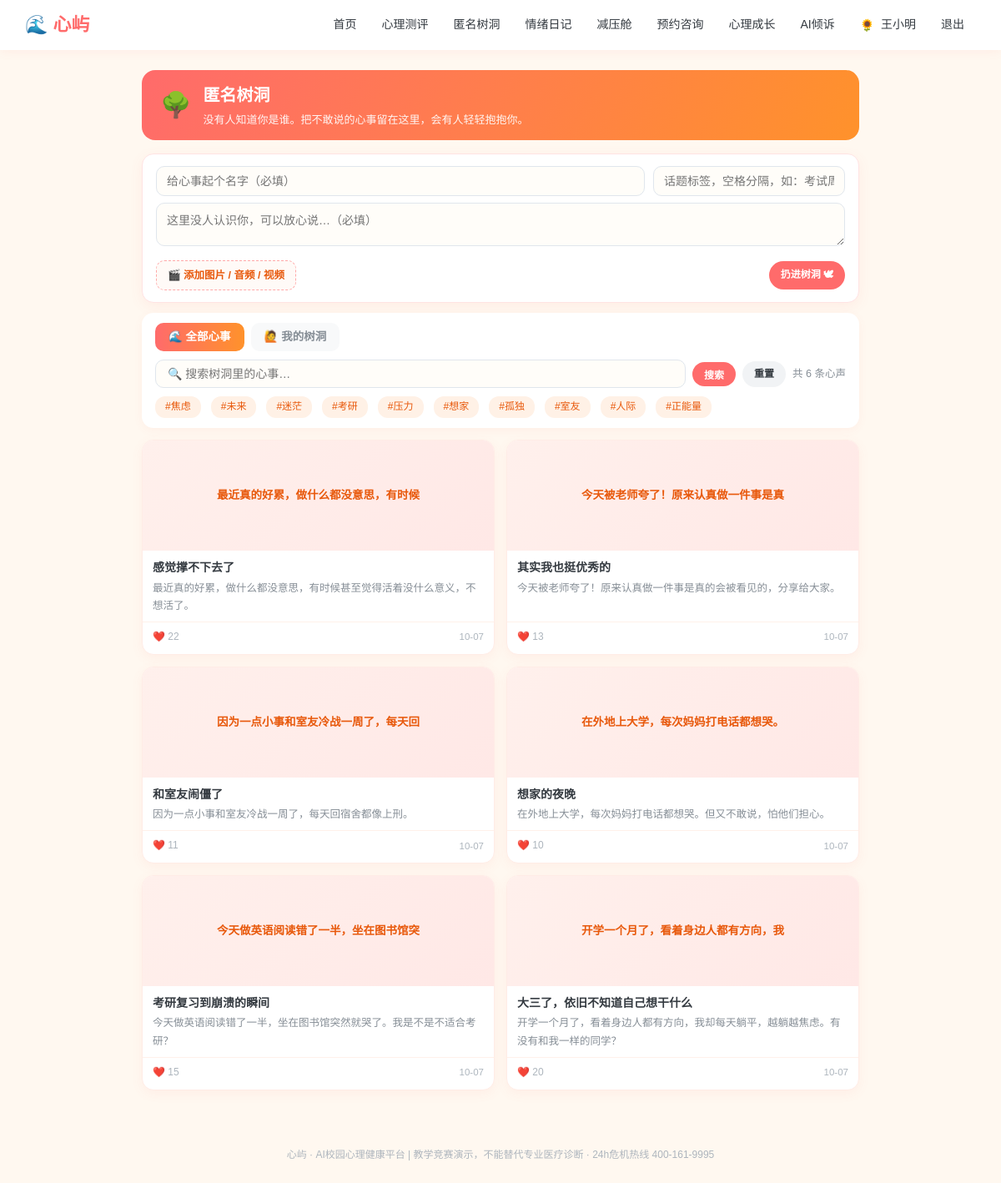
Page /treehole (signed in) on the committed database.
### models.py (models this page shows, shortened)
class User(db.Model):
    __tablename__ = "users"
    id = db.Column(db.Integer, primary_key=True)
    username = db.Column(db.String(64), unique=True, nullable=False)
    password_hash = db.Column(db.String(256), nullable=False)
    role = db.Column(db.String(16), default="student")   # student / counselor / admin
    real_name = db.Column(db.String(64), default="")
    gender = db.Column(db.String(8), default="")
    grade = db.Column(db.String(32), default="")
    major = db.Column(db.String(64), default="")
    phone = db.Column(db.String(32), default="")
    avatar = db.Column(db.String(16), default="🌻")
    avatar_type = db.Column(db.String(16), default="emoji")   # emoji / upload
    avatar_file = db.Column(db.String(128), default="")       # 本地上传头像文件名
    profile_completed = db.Column(db.Boolean, default=False)  # 首次登录是否已完成基本信息
    qualification_no = db.Column(db.String(64), default="")   # 注册系统编号/证书编号
    qualification_verified = db.Column(db.Boolean, default=False)
    student_id = db.Column(db.String(32), default="")
    school = db.Column(db.String(128), default="")
    college = db.Column(db.String(128), default="")
    class_name = db.Column(db.String(64), default="")
    enrollment_year = db.Column(db.String(8), default="")
    education_level = db.Column(db.String(32), default="")
    student_status = db.Column(db.String(32), default="")
    employee_id = db.Column(db.String(32), default="")
    teacher_title = db.Column(db.String(64), default="")
    department = db.Column(db.String(128), default="")
    qualification = db.Column(db.String(256), default="")
    intro = db.Column(db.String(512), default="")
    created_at = db.Column(db.DateTime, default=datetime.now)

class TreePost(db.Model):
    __tablename__ = "tree_posts"
    id = db.Column(db.Integer, primary_key=True)
    user_id = db.Column(db.Integer, db.ForeignKey("users.id"))
    nickname = db.Column(db.String(64), default="匿名同学")
    title = db.Column(db.String(128))
    content = db.Column(db.Text)
    tags = db.Column(db.String(128), default="")
    likes = db.Column(db.Integer, default=0)
    media_kind = db.Column(db.String(16), default="")   # image / audio / video
    media_url = db.Column(db.String(256), default="")   # 相对路径 /static/uploads/...
    crisis_flag = db.Column(db.Boolean, default=False)
    hidden = db.Column(db.Boolean, default=False, server_default="0")  # 学生端仅自己可见
    created_at = db.Column(db.DateTime, default=datetime.now)

### app.py (the view, shortened to what this page needs)
@app.route("/treehole", methods=["GET", "POST"])
@login_required()
def treehole(u):
    if u.role == "counselor":
        return redirect(url_for("teacher_treehole"))
    q = (request.args.get("q") or "").strip()
    tag = (request.args.get("tag") or "").strip()
    page = request.args.get("page", 1, type=int)
    per = 12
    my = (request.args.get("my") or "") == "1"
    if my:
        query = TreePost.query.filter(TreePost.user_id == u.id)
        if q:
            query = query.filter(sa_or(TreePost.title.contains(q), TreePost.content.contains(q)))
        if tag:
            query = query.filter(TreePost.tags.contains(tag))
    else:
        query = TreePost.query.filter(TreePost.hidden == False)
        if q:
            query = query.filter(sa_or(TreePost.title.contains(q), TreePost.content.contains(q)))
        if tag:
            query = query.filter(TreePost.tags.contains(tag))
    rows, total, pages, page = _treehole_page(query, page, per)
    counter = {}
    for p in TreePost.query.filter(TreePost.hidden == False).all():
        for t in (p.tags or "").split():
            counter[t] = counter.get(t, 0) + 1
    hot_tags = sorted(counter.items(), key=lambda x: -x[1])[:10]
    return render_template("treehole.html", u=u, posts=rows, q=q, tag=tag,
                           page=page, pages=pages, total=total, hot_tags=hot_tags,
                           my=my, is_teacher=False)

### app.py (called while the page is built)
def login_required(role=None):
    def decor(f):
        @wraps(f)
        def wrapper(*args, **kwargs):
            uid = session.get("uid")
            if not uid:
                return redirect(url_for("login", next=request.path))
            u = db.session.get(User, uid)
            if not u:
                session.clear()
                return redirect(url_for("login"))
            if not u.profile_completed and request.endpoint not in (
                    "profile", "logout", "static", "avatar_upload"):
                flash("首次登录请先完善你的基本信息", "warn")
                return redirect(url_for("profile"))
            if role and u.role != role:
                flash("该页面需要相应权限", "warn")
                return redirect(url_for("index"))
            return f(u, *args, **kwargs)
        return wrapper
    return decor

@app.context_processor
def inject_globals():
    uid = session.get("uid")
    u = db.session.get(User, uid) if uid else None
    def avatar_html(usr, cls="", emoji_cls=""):
        if usr and usr.avatar_type == "upload" and usr.avatar:
            return f'<img class="{cls}" src="{usr.avatar}" alt="头像">'
        return f'<span class="{emoji_cls}">{usr.avatar or "👤" if usr else "👤"}</span>'
    return {"now": datetime.now(), "u": u, "avatar_html": avatar_html}

def _treehole_page(query, page, per):
    total = query.count()
    pages = max(1, (total + per - 1) // per)
    page = min(max(1, page), pages)
    rows = query.order_by(TreePost.created_at.desc()).offset((page - 1) * per).limit(per).all()
    return rows, total, pages, page

### templates/treehole.html (shortened to what this page needs)
{% extends "base.html" %}
{% block body %}
<div class="th-hero">
  <span class="th-hero-ic">🌳</span>
  <div>
    <h1>匿名树洞</h1>
    <p>没有人知道你是谁。把不敢说的心事留在这里，会有人轻轻抱抱你。</p>
  </div>
</div>
<div class="th-wrap">
  <div class="th-post-card">
    <form method="post" enctype="multipart/form-data" id="pubForm">
      <div class="th-pub-row1">
        <input type="text" name="title" placeholder="给心事起个名字（必填）" required>
        <input type="text" name="tags" placeholder="话题标签，空格分隔，如：考试周 失眠" style="max-width:230px">
      </div>
      <textarea name="content" rows="2" placeholder="这里没人认识你，可以放心说…（必填）" required></textarea>
      <div class="th-pub-row">
        <label class="th-media-btn" for="mediaInput">🎬 添加图片 / 音频 / 视频</label>
        <button class="btn btn-sm" type="submit">扔进树洞 🕊</button>
      </div>
    </form>
  </div>
  <div class="th-toolbar">
    <div class="th-tabs">
      <a class="th-tab {{ '' if my else 'active' }}" href="{{ url_for('treehole', q=q, tag=tag) }}">🌊 全部心事</a>
      <a class="th-tab {{ 'active' if my else '' }}" href="{{ url_for('treehole', my=1) }}">🙋 我的树洞</a>
    </div>
    <form method="get" class="th-search">
      <input type="text" name="q" value="{{ q }}" placeholder="🔍 搜索树洞里的心事…">
      <button class="btn btn-sm">搜索</button>
      <a class="btn btn-sm btn-ghost" href="{{ url_for('treehole', my=1) if my else url_for('treehole') }}">重置</a>
      <span class="th-count">{{ '我的' if my else '' }}共 {{ total }} 条心声</span>
    </form>
    {% if hot_tags %}
    <div class="th-tags">
      {% for t, n in hot_tags %}
      <a class="tag {{ 'tag-orange' if tag==t else '' }}" href="{{ url_for('treehole', tag=t, my=1) if my else url_for('treehole', tag=t) }}">#{{ t }}</a>
      {% endfor %}
    </div>
    {% endif %}
  </div>
  <div class="th-feed">
    {% for p in posts %}
      {% if my %}
      <div class="th-card th-card-mine" data-pid="{{ p.id }}" data-title="{{ p.title }}" data-content="{{ p.content }}" data-tags="{{ p.tags }}">
        <div class="th-ops">
          {% if p.hidden %}<span class="th-flag">🔒 仅自己可见</span>{% else %}<span class="th-flag">🌊 公开中</span>{% endif %}
          <button type="button" class="th-op" data-act="edit">✏️ 编辑</button>
          <button type="button" class="th-op" data-act="hide">{% if p.hidden %}👁 恢复公开{% else %}🙈 隐藏{% endif %}</button>
          <button type="button" class="th-op th-op-danger" data-act="del">🗑 删除</button>
        </div>
        <div class="th-card-media" onclick="location.href='{{ url_for('treehole_detail', pid=p.id) }}'">
          {% if p.media_kind == 'image' %}
            <img src="{{ p.media_url }}" alt="树洞配图" loading="lazy">
          {% elif p.media_kind == 'video' %}
            <div class="th-video-ph"><span>🎬</span><em>视频树洞</em></div>
          {% elif p.media_kind == 'audio' %}
            <div class="th-audio-ph"><span>🎵</span><em>音频树洞</em></div>
          {% else %}
            <div class="th-text-ph"><span>{{ p.content[:18] }}</span></div>
          {% endif %}
        </div>
        <div class="th-card-title" onclick="location.href='{{ url_for('treehole_detail', pid=p.id) }}'">{{ p.title }}</div>
        <div class="th-card-content" onclick="location.href='{{ url_for('treehole_detail', pid=p.id) }}'">{{ p.content[:60] }}{% if p.content|length>60 %}…{% endif %}</div>
        <div class="th-card-foot">
          <span>❤️ {{ p.likes }}</span>
          <span class="th-card-time">{{ p.created_at.strftime('%m-%d') }}</span>
        </div>
      </div>
      {% else %}
      <a class="th-card" href="{{ url_for('treehole_detail', pid=p.id) }}">
        <div class="th-card-media">
          {% if p.media_kind == 'image' %}
            <img src="{{ p.media_url }}" alt="树洞配图" loading="lazy">
          {% elif p.media_kind == 'video' %}
            <div class="th-video-ph"><span>🎬</span><em>视频树洞</em></div>
          {% elif p.media_kind == 'audio' %}
            <div class="th-audio-ph"><span>🎵</span><em>音频树洞</em></div>
          {% else %}
            <div class="th-text-ph"><span>{{ p.content[:18] }}</span></div>
          {% endif %}
        </div>
        <div class="th-card-title">{{ p.title }}</div>
        <div class="th-card-content">{{ p.content[:60] }}{% if p.content|length>60 %}…{% endif %}</div>
        <div class="th-card-foot">
          <span>❤️ {{ p.likes }}</span>
          <span class="th-card-time">{{ p.created_at.strftime('%m-%d') }}</span>
        </div>
      </a>
      {% endif %}
    {% else %}
    <div class="th-empty">
      {% if my %}你还没有发布过树洞心事，写下第一条吧 🌱{% else %}暂时还没有树洞心事，来说第一句吧 🌱{% endif %}
    </div>
    {% endfor %}
  </div>
</div>
{% endblock %}

### templates/base.html (shortened to what this page needs)
<!DOCTYPE html>
<html lang="zh-CN">
<head>
<link href="{{ url_for('static', filename='css/style.css') }}" rel="stylesheet">
</head>
<body>
<nav class="topnav">
  <div class="nav-inner">
    <a class="brand" href="{{ url_for('index') }}">🌊 心屿</a>
    <div class="nav-links">
      {% if u %}
        {% if u.role == 'student' %}
          <a href="{{ url_for('index') }}">首页</a>
          <a href="{{ url_for('assessments') }}">心理测评</a>
          <a href="{{ url_for('treehole') }}">匿名树洞</a>
          <a href="{{ url_for('mood') }}">情绪日记</a>
          <a href="{{ url_for('relax') }}">减压舱</a>
          <a href="{{ url_for('booking') }}">预约咨询</a>
          <a href="{{ url_for('learn') }}">心理成长</a>
          <a href="{{ url_for('chat') }}">AI倾诉</a>
        {% endif %}
        <a class="nav-user" href="{{ url_for('profile') }}" title="个人信息"><span class="nav-avatar-wrap">{{ avatar_html(u, cls="nav-avatar") | safe }}</span> {{ u.real_name or u.username }}</a>
        <a href="{{ url_for('logout') }}">退出</a>
      {% else %}
        <a href="{{ url_for('login') }}">登录</a>
        <a href="{{ url_for('register') }}">注册</a>
      {% endif %}
    </div>
  </div>
</nav>
<main class="container">{% block body %}{% endblock %}</main>
<footer class="footer">心屿 · AI校园心理健康平台 | 教学竞赛演示，不能替代专业医疗诊断 · 24h危机热线 400-161-9995</footer>
</body>
</html>

### static/css/style.css (style rules this page uses)
* { margin: 0; padding: 0; box-sizing: border-box; }
:root { --brand: #ff6b6b; --brand2: #ffa94d; --sky: #4dabf7; --mint: #51cf66; --sun: #ffd43b; --ink: #343a40; --ink2: #868e96; --bg: #fff8f0; --card: #ffffff; --soft: #fff1e6; }
body { font-family: "Microsoft YaHei", "PingFang SC", sans-serif; background: var(--bg); color: var(--ink); line-height: 1.65; }
a { color: var(--brand); text-decoration: none; }
.topnav { background: #fff; box-shadow: 0 2px 12px rgba(255,107,107,.08); position: sticky; top: 0; z-index: 100; }
.nav-inner { max-width: 1180px; margin: 0 auto; padding: 0 20px; height: 60px; display: flex; align-items: center; justify-content: space-between; }
.brand { font-size: 22px; font-weight: 800; color: var(--brand); display:flex; align-items:center; gap:6px; }
.nav-links { display: flex; gap: 2px; align-items: center; flex-wrap: wrap; }
.nav-links a { color: var(--ink); padding: 7px 14px; border-radius: 20px; font-size: 14px; font-weight: 500; transition: .2s; }
.nav-user { font-size: 13px; color: var(--ink2); padding: 0 8px; }
.nav-avatar-wrap { display: inline-flex; vertical-align: middle; margin-right: 4px; }
.container { max-width: 1180px; margin: 24px auto; padding: 0 20px; }
.footer { text-align: center; color: #adb5bd; font-size: 12px; padding: 28px; margin-top: 40px; }
.btn { display: inline-block; background: var(--brand); color: #fff; border: none; padding: 10px 24px; border-radius: 24px; font-size: 14px; cursor: pointer; font-weight: 600; transition:.2s; }
.btn-ghost { background:#f1f3f5; color:var(--ink); }
.btn-sm { padding: 6px 14px; font-size: 12px; }
input[type=text], input[type=password], input[type=date], input[type=time], select, textarea { width: 100%; padding: 10px 14px; border: 2px solid #ffe3d3; border-radius: 12px; font-size: 14px; font-family: inherit; background:#fffdf9; }
.tag { display: inline-block; background: var(--soft); color: #e8590c; font-size: 12px; padding: 3px 12px; border-radius: 12px; margin-right: 6px; font-weight:500; }

### rows in the picture
User: avatar_type+avatar "🌻", real_name "王小明"
TreePost: tags "正能量", content "今天被老师夸了！原来认真做一件事是真", title "其实我也挺优秀的", content "今天被老师夸了！原来认真做一件事是真的会被看见的，分享给大家。", likes "13", created_at "10-07"
TreePost: content "最近真的好累，做什么都没意思，有时候", title "感觉撑不下去了", content "最近真的好累，做什么都没意思，有时候甚至觉得活着没什么意义，不想活了。", likes "22", created_at "10-07"
TreePost: content "因为一点小事和室友冷战一周了，每天回", title "和室友闹僵了", content "因为一点小事和室友冷战一周了，每天回宿舍都像上刑。", likes "11", created_at "10-07"
TreePost: content "在外地上大学，每次妈妈打电话都想哭。", title "想家的夜晚", content "在外地上大学，每次妈妈打电话都想哭。但又不敢说，怕他们担心。", likes "10", created_at "10-07"
TreePost: content "今天做英语阅读错了一半，坐在图书馆突", title "考研复习到崩溃的瞬间", content "今天做英语阅读错了一半，坐在图书馆突然就哭了。我是不是不适合考研？", likes "15", created_at "10-07"
TreePost: content "开学一个月了，看着身边人都有方向，我", title "大三了，依旧不知道自己想干什么", content "开学一个月了，看着身边人都有方向，我却每天躺平，越躺越焦虑。有没有和我一样的同学？", likes "20", created_at "10-07"

### other values in the picture
{{ total }} "6"
{{ t }} "焦虑" "未来" "迷茫" "考研" "压力" "想家" "孤独" "室友" "人际"
